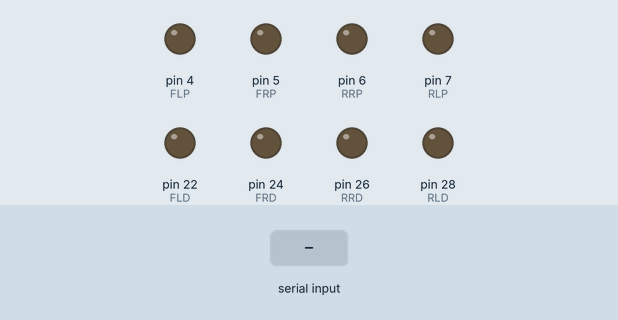
Simulated run of this sketch. Board: Arduino Mega 2560, built with avr-gcc and run on an emulated ATmega2560. Parts: output pins drawn as LEDs (lit = HIGH). The test bench sets the inputs (shaded band).

Above: at 1.2 s.
1.3 s: "90,45,200\n" received over the second serial link
At 2.4 s:
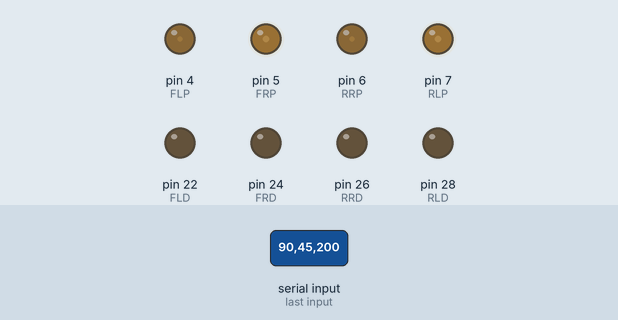
2.8 s: "30,150,10\n" received over the second serial link
At 3.5 s:
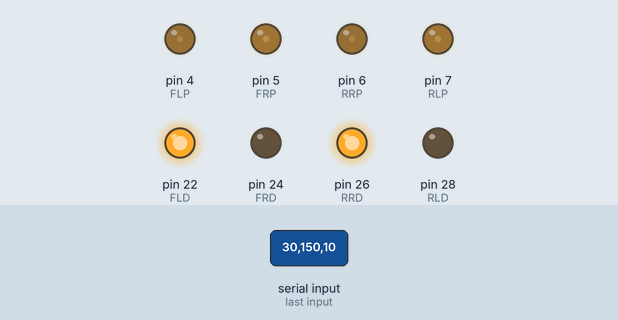
Timing chart, 0 to 5.8 s (numbered marks = the images above; inputs shaded):
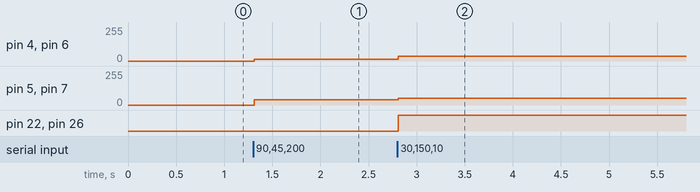

The sketch:

360_js.ino
```cpp
int FLP = 4; int FLD = 22; int FRP = 5; int FRD = 24; int RRP = 6; int RRD = 26; int RLP = 7; int RLD = 28; int max_pwm = 150;
int m1, m2, m3, m4;
int M1, M2, M3, M4;
void setup() {
  Serial.begin(9600); // Monitor
  Serial3.begin(9600); // UART communication with ESP32
  pinMode(FLD, OUTPUT);
  pinMode(FRD, OUTPUT);
  pinMode(RRD, OUTPUT);
  pinMode(RLD, OUTPUT);
  pinMode(FLP, OUTPUT);
  pinMode(FRP, OUTPUT);
  pinMode(RRP, OUTPUT);
  pinMode(RLP, OUTPUT);
}
void loop() {
js();
}
void js(){
    if (Serial3.available() > 0) {
    String data = Serial3.readStringUntil('\n'); // Read joystick, D-pad, throttle, and brake data
    int delimiter1 = data.indexOf(',');
    int delimiter2 = data.indexOf(',', delimiter1 + 1);
    int delimiter3 = data.indexOf(',', delimiter2 + 1);
    int delimiter4 = data.indexOf(',', delimiter3 + 1);

    if (delimiter1 != -1 && delimiter4 != -1) {
      int axisRY = data.substring(0, delimiter1).toInt();
      int axisRX = data.substring(delimiter1 + 1, delimiter2).toInt();
      int dpad = data.substring(delimiter2 + 1, delimiter3).toInt();
      int throttle = data.substring(delimiter3 + 1, delimiter4).toInt();
      int brake = data.substring(delimiter4 + 1).toInt();

      int uppwm = map(axisRY, 0, -512, 0, max_pwm);
      int downpwm = map(axisRY, 0, 512, 0, max_pwm);
      int rightpwm = map(axisRX,0, -512, 0, max_pwm);
      int leftpwm = map(axisRX, 0, 512, 0, max_pwm);

  // Calculate motor PWMs
     int m1pwm = uppwm - rightpwm;
     int m2pwm = uppwm + rightpwm;
     int m3pwm = downpwm - leftpwm;
    int m4pwm = downpwm + leftpwm;

  // Determine motor direction
      m1 = (m1pwm > 0);
      m2 = (m2pwm > 0);
      m3 = (m3pwm < 0);
      m4 = (m4pwm < 0);

  // Limit PWM values
      M1 = constrain(abs(m1pwm), 0, max_pwm);
      M2 = constrain(abs(m2pwm), 0, max_pwm);
      M3 = constrain(abs(m3pwm), 0, max_pwm);
      M4 = constrain(abs(m4pwm), 0, max_pwm);

digitalWrite(FLD, m1);
digitalWrite(FRD, m2);
digitalWrite(RRD, m3);
digitalWrite(RLD, m4);
analogWrite(FLP, M1);
analogWrite(FRP, M2);
analogWrite(RRP, M3);
analogWrite(RLP, M4);
     }
    }
  }
```

Measured:
- after the input at 1.3 s, pin 4 (FLP), pin 6 (RRP): 0/255 → 13/255 at once; pin 5 (FRP), pin 7 (RLP): 0/255 → 39/255 at once
- after the input at 2.8 s, pin 4 (FLP), pin 6 (RRP): 13/255 → 35/255 at once; pin 5 (FRP), pin 7 (RLP): 39/255 → 51/255 at once; pin 22 (FLD), pin 26 (RRD): LOW → HIGH at once
